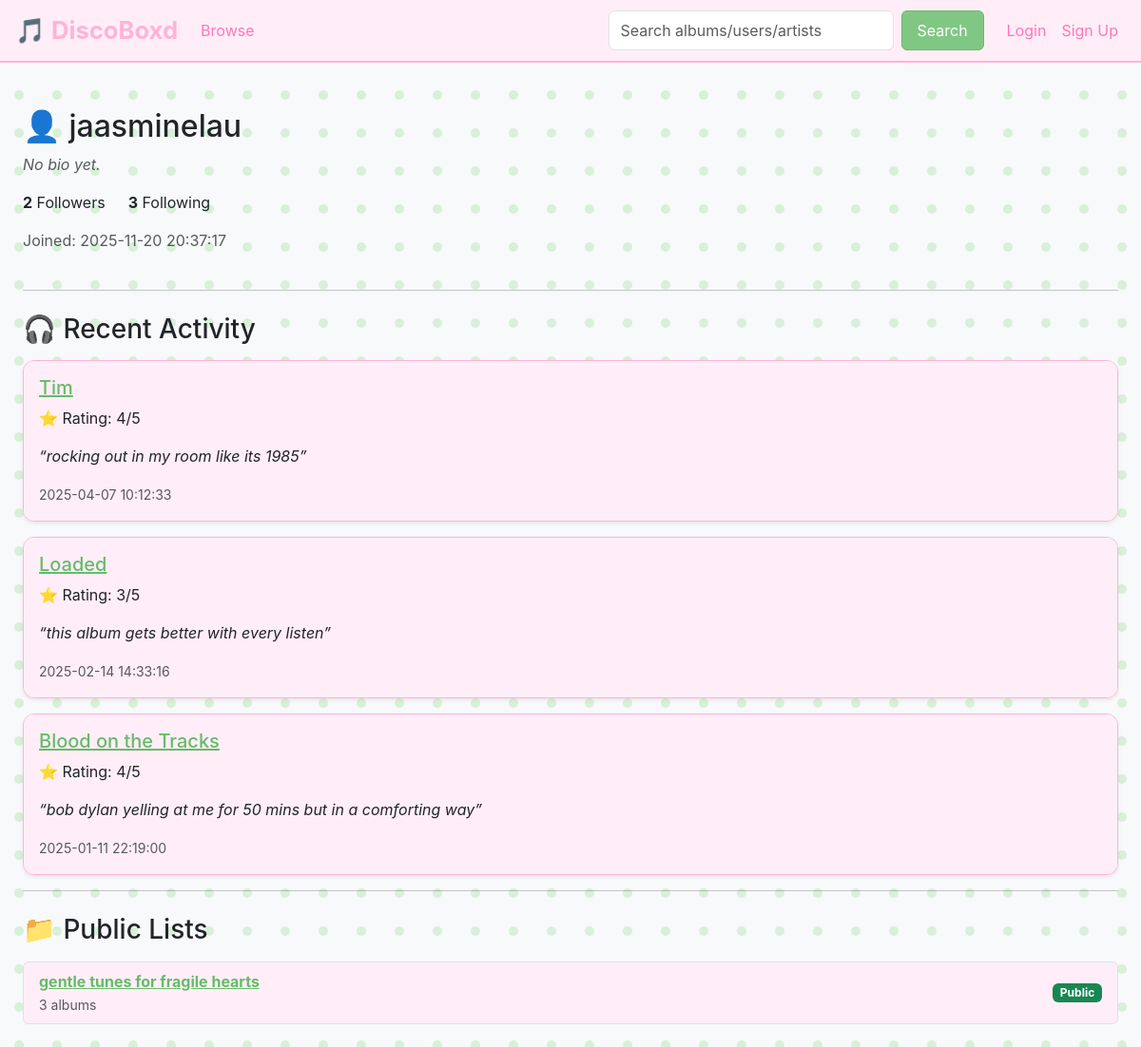
/user/2, run on an earlier commit of the app's database.
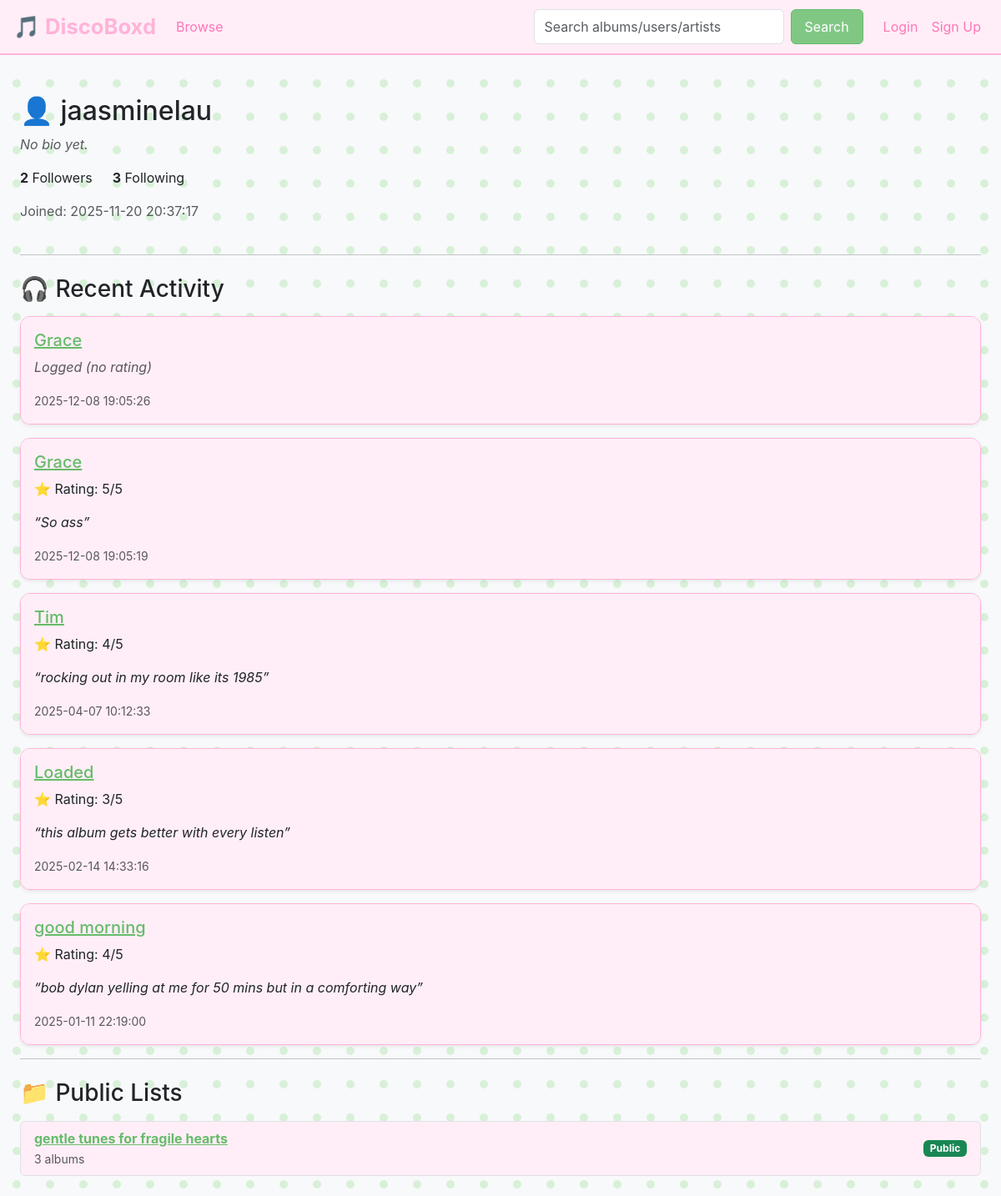
And on a later commit of the database.
### tables this page shows
CREATE TABLE logs (
    id INTEGER PRIMARY KEY AUTOINCREMENT,
    user_id INTEGER NOT NULL,
    album_id INTEGER NOT NULL,
    rating INTEGER CHECK (rating >= 1 AND rating <= 5),
    review TEXT,
    listened_date DATETIME DEFAULT CURRENT_TIMESTAMP,
    is_relistened INTEGER DEFAULT 0,
    FOREIGN KEY (user_id) REFERENCES users(id) ON DELETE CASCADE,
    FOREIGN KEY (album_id) REFERENCES albums(id) ON DELETE CASCADE
);

CREATE TABLE albums (
    id INTEGER PRIMARY KEY AUTOINCREMENT,
    title TEXT NOT NULL,
    release_year INTEGER,
    cover_image TEXT
);

CREATE TABLE lists (
    id INTEGER PRIMARY KEY AUTOINCREMENT,
    user_id INTEGER NOT NULL,
    name TEXT NOT NULL,
    description TEXT,
    created_date DATETIME DEFAULT CURRENT_TIMESTAMP,
    is_public INTEGER DEFAULT 1,
    FOREIGN KEY (user_id) REFERENCES users(id) ON DELETE CASCADE
);

### app.py (the view)
@app.route("/user/<int:user_id>")
def user_profile(user_id):
    conn = connect_db()
    cur = conn.cursor()
    cur.execute("SELECT * FROM users WHERE id = ?", (user_id,))
    user = cur.fetchone()
    if not user:
        conn.close()
        return "User not found", 404
    cur.execute("""
        SELECT l.album_id, a.title, l.rating, l.review, l.listened_date
        FROM logs l
        JOIN albums a ON l.album_id = a.id
        WHERE l.user_id = ?
        ORDER BY l.listened_date DESC
        LIMIT 20;
    """, (user_id,))
    logs = cur.fetchall()
    cur.execute("""
        SELECT l.id, l.name, COUNT(la.album_id) AS album_count
        FROM lists l
        LEFT JOIN list_albums la ON l.id = la.list_id
        WHERE l.user_id = ? AND l.is_public = 1
        GROUP BY l.id;
    """, (user_id,))
    lists = cur.fetchall()
    is_following = False
    if session.get("user_id"):
        cur.execute("""
            SELECT 1 FROM user_follows
            WHERE follower_id = ? AND following_id = ?;
        """, (session["user_id"], user_id))
        is_following = cur.fetchone() is not None
    cur.execute("""
        SELECT COUNT(*) FROM user_follows WHERE following_id = ?;
    """, (user_id,))
    follower_count = cur.fetchone()[0]
    cur.execute("""
        SELECT COUNT(*) FROM user_follows WHERE follower_id = ?;
    """, (user_id,))
    following_count = cur.fetchone()[0]
    conn.close()
    return render_template(
        "user_profile.html",
        user=user,
        logs=logs,
        lists=lists,
        is_following=is_following,
        follower_count=follower_count,
        following_count=following_count
    )

### app.py (called while the page is built)
def connect_db():
    conn = sqlite3.connect(DB_PATH)
    conn.row_factory = sqlite3.Row
    return conn

### templates/user_profile.html (shortened to what this page needs)
{% extends "layout.html" %}
{% block content %}
<div class="container mt-4">
    <div class="d-flex justify-content-between align-items-center mb-4">
        <div>
            <h2>👤 {{ user['username'] }}</h2>
            {% if user['user_bio'] %}
                <p class="text-muted">{{ user['user_bio'] }}</p>
            {% else %}
                <p class="text-muted fst-italic">No bio yet.</p>
            {% endif %}
            <div class="d-flex gap-4 mb-3">
            <a href="{{ url_for('followers', user_id=user['id']) }}"
            class="text-decoration-none text-dark">
                <strong>{{ follower_count }}</strong> Followers
            </a>
            <a href="{{ url_for('following', user_id=user['id']) }}"
            class="text-decoration-none text-dark">
                <strong>{{ following_count }}</strong> Following
            </a>
            </div>
            <p class="text-muted">
                Joined: {{ user['join_date'] }}
            </p>
        </div>
    </div>
    <hr>
    <h3 class="mt-4 mb-3">🎧 Recent Activity</h3>
    {% if logs %}
        {% for log in logs %}
        <div class="card mb-3 shadow-sm">
            <div class="card-body">
                <h5 class="card-title">
                    <a href="{{ url_for('album_detail', album_id=log['album_id']) }}">
                        {{ log['title'] }}
                    </a>
                </h5>
                {% if log['rating'] %}
                    <p class="card-text">⭐ Rating: {{ log['rating'] }}/5</p>
                {% else %}
                    <p class="card-text fst-italic text-muted">Logged (no rating)</p>
                {% endif %}
                {% if log['review'] %}
                    <p class="card-text fst-italic">
                        “{{ log['review'] }}”
                    </p>
                {% endif %}
                <p class="card-text">
                    <small class="text-muted">
                        {{ log['listened_date'] }}
                    </small>
                </p>
            </div>
        </div>
        {% endfor %}
    {% else %}
        <div class="alert alert-info">
            This user hasn't logged anything yet.
        </div>
    {% endif %}
    <hr>
    <h3 class="mt-4 mb-3">📁 Public Lists</h3>
    {% if lists %}
        <div class="list-group">
        {% for lst in lists %}
            <div class="list-group-item d-flex justify-content-between align-items-center">
                <div>
                    <a href="{{ url_for('view_list', list_id=lst['id']) }}">
                        <strong>{{ lst['name'] }}</strong>
                    </a><br>
                    <small class="text-muted">
                        {{ lst['album_count'] }} albums
                    </small>
                </div>
                <span class="badge bg-success">
                    Public
                </span>
            </div>
        {% endfor %}
        </div>
    {% else %}
        <div class="alert alert-info">
            No public lists yet.
        </div>
    {% endif %}
</div>
{% endblock %}

What changed in the data, as far as the page shows it:
added logs: title "Grace", shows "Logged (no rating)", listened_date "2025-12-08 19:05:26"
added logs: title "Grace", rating "5", review "So ass", listened_date "2025-12-08 19:05:19"
changed through a linked row, logs "bob dylan yelling at me for 50 mins but in a comforting way": title "Blood on the Tracks" → "good morning"
